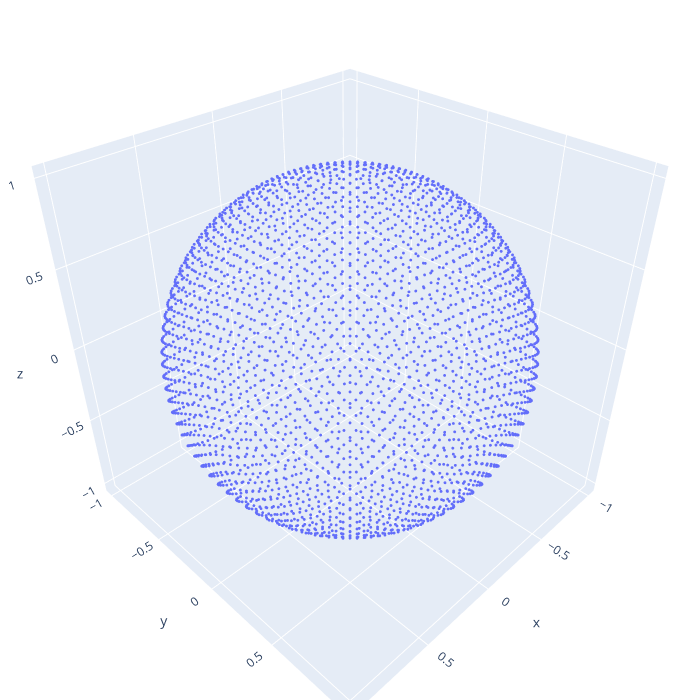

Notebook source saved alongside this figure:
### Code cell
fig = go.Figure()

trace = go.Scatter3d(
    x=df.x, y=df.y, z=df.z,
    mode='markers',
    marker=dict(size=1),
)
fig.add_trace(trace)

fig.update_layout(
    autosize=False,
    width=700, height=700,
    margin=dict(l=0, r=0, b=0, t=0),
)
fig.show()

### Figure 1 — Plotly figure (JSON) as saved in the notebook; plotly's stock layout.template omitted (floating-point values rounded to 4 significant figures; data arrays with more than 128 entries replaced by an {"elided": "..."} marker saying what was removed)
{"data": [{"marker": {"size": 1}, "mode": "markers", "type": "scatter3d", "x": {"elided": "3072 float values"}, "y": {"elided": "3072 float values"}, "z": {"elided": "3072 float values"}}], "layout": {"autosize": false, "height": 700, "margin": {"b": 0, "l": 0, "r": 0, "t": 0}, "width": 700}}
